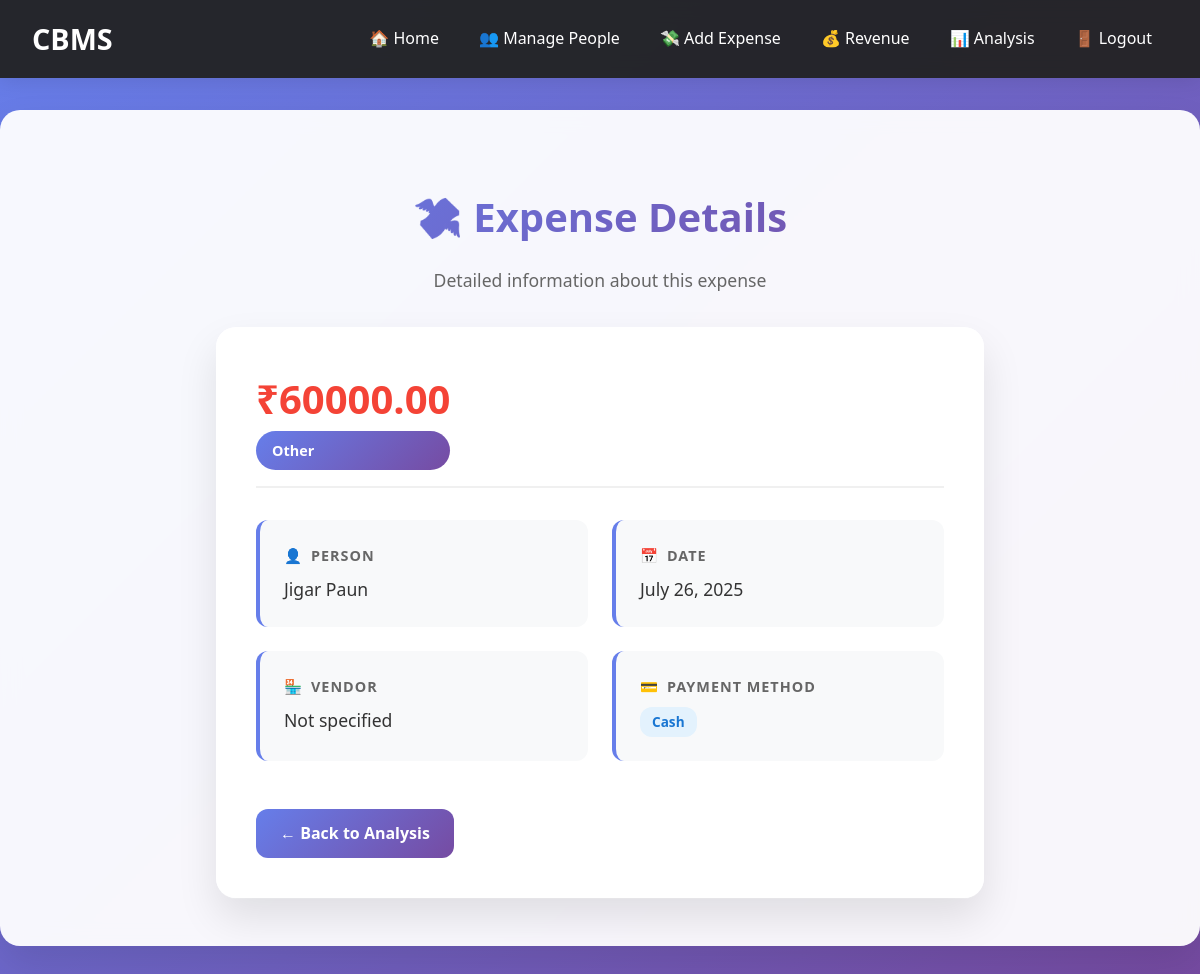
Screenshot of /expense/2/ (signed in) with the database file from the repository.
### budget/models.py (models this page shows)
class Expense(models.Model):
    CATEGORY_CHOICES = [
        ('marketing', 'Marketing'),
        ('salaries', 'Salaries'),
        ('utilities', 'Utilities'),
        ('rent', 'Rent'),
        ('equipment', 'Equipment'),
        ('travel', 'Travel'),
        ('food', 'Food & Entertainment'),
        ('other', 'Other'),
    ]
    PAYMENT_METHOD_CHOICES = [
        ('cash', 'Cash'),
        ('card', 'Credit/Debit Card'),
        ('bank_transfer', 'Bank Transfer'),
        ('check', 'Check'),
        ('digital_wallet', 'Digital Wallet'),
        ('other', 'Other'),
    ]
    user = models.ForeignKey(User, on_delete=models.CASCADE, related_name='expenses')
    person = models.ForeignKey(Person, on_delete=models.CASCADE, related_name='expenses')
    amount = models.DecimalField(max_digits=10, decimal_places=2)
    category = models.CharField(max_length=20, choices=CATEGORY_CHOICES, default='other')
    vendor = models.CharField(max_length=200, blank=True, null=True)
    payment_method = models.CharField(max_length=20, choices=PAYMENT_METHOD_CHOICES, default='cash')
    date = models.DateField()
    notes = models.TextField(blank=True, null=True)

class Person(models.Model):
    user = models.ForeignKey(User, on_delete=models.CASCADE, related_name='persons')
    name = models.CharField(max_length=100)
    email = models.EmailField()
    num = models.IntegerField(default=0)
    job_post = models.CharField(max_length=100, blank=True, null=True)
    class Meta:
        unique_together = ['user', 'email']  # Email should be unique per user

### budget/views.py (the view)
# urls.py: path('expense/<int:expense_id>/', v.expense_detail, name='expense_detail'),
@login_required(login_url='login')
def expense_detail(request, expense_id):
    expense = get_object_or_404(Expense, id=expense_id, user=request.user)
    return render(request, 'expense_detail.html', {'expense': expense})

### budget/templates/expense_detail.html (shortened to what this page needs)
{% extends "base.html" %}
{% load static %}
{% block content %}
<div class="detail-container">
    <div class="page-header">
        <h1 class="page-title">💸 Expense Details</h1>
        <p class="page-subtitle">Detailed information about this expense</p>
    </div>
    <div class="expense-card">
        <div class="expense-header">
            <div>
                <div class="expense-amount">₹{{ expense.amount|floatformat:2 }}</div>
                <div class="expense-category">{{ expense.get_category_display }}</div>
            </div>
        </div>
        <div class="detail-grid">
            <div class="detail-item">
                <div class="detail-label">
                    <span>👤</span>
                    Person
                </div>
                <div class="detail-value">{{ expense.person.name }}</div>
            </div>
            <div class="detail-item">
                <div class="detail-label">
                    <span>📅</span>
                    Date
                </div>
                <div class="detail-value">{{ expense.date|date:"F d, Y" }}</div>
            </div>
            <div class="detail-item">
                <div class="detail-label">
                    <span>🏪</span>
                    Vendor
                </div>
                <div class="detail-value">{{ expense.vendor|default:"Not specified" }}</div>
            </div>
            <div class="detail-item">
                <div class="detail-label">
                    <span>💳</span>
                    Payment Method
                </div>
                <div class="detail-value">
                    <span class="payment-method-badge">{{ expense.get_payment_method_display }}</span>
                </div>
            </div>
        </div>
        <a href="{% url 'account_analysis' %}" class="back-button">← Back to Analysis</a>
    </div>
</div>
{% endblock %}

### budget/templates/base.html (shortened to what this page needs)
<!DOCTYPE html>
<html lang="en">
<head>
</head>
<body>
    <nav class="navbar">
        <a class="navbar-brand" href="{% url 'root' %}">CBMS</a>
        <ul class="navbar-nav" id="navbarNav">
            {% if user.is_authenticated %}
                <li class="nav-item">
                    <a class="nav-link" href="{% url 'home' %}">🏠 Home</a>
                </li>
                <li class="nav-item">
                    <a class="nav-link" href="{% url 'add_people' %}">👥 Manage People</a>
                </li>
                <li class="nav-item">
                    <a class="nav-link" href="{% url 'add_expense' %}">💸 Add Expense</a>
                </li>
                <li class="nav-item">
                    <a class="nav-link" href="{% url 'add_income' %}">💰 Revenue</a>
                </li>
                <li class="nav-item">
                    <a class="nav-link" href="{% url 'account_analysis' %}">📊 Analysis</a>
                </li>
                <li class="nav-item">
                    <a class="nav-link" href="{% url 'logout' %}">🚪 Logout</a>
                </li>
            {% endif %}
        </ul>
    </nav>
    <div class="base-container">
        {% block content %}
        {% endblock %}
    </div>
</body>
</html>

### budget/templates/base.html (style rules this page uses)
* { box-sizing: border-box; }
body { margin: 0; font-family: 'Segoe UI', Tahoma, Geneva, Verdana, sans-serif; background: linear-gradient(135deg, #667eea 0%, #764ba2 100%); min-height: 100vh; line-height: 1.6; }
.navbar { background: rgba(34, 34, 34, 0.95); backdrop-filter: blur(10px); color: #fff; padding: 1rem 2rem; display: flex; align-items: center; justify-content: space-between; position: sticky; top: 0; z-index: 1000; box-shadow: 0 2px 20px rgba(0,0,0,0.1); }
.navbar-brand { color: #fff; text-decoration: none; font-weight: bold; font-size: 1.8rem; transition: color 0.3s ease; }
.navbar-nav { list-style: none; margin: 0; padding: 0; display: flex; align-items: center; gap: 0.5rem; }
.nav-item { margin: 0; }
.nav-link { color: #fff; text-decoration: none; padding: 0.75rem 1rem; border-radius: 8px; transition: all 0.3s ease; font-weight: 500; white-space: nowrap; }
.base-container { max-width: 1200px; margin: 2rem auto; background: rgba(255, 255, 255, 0.95); backdrop-filter: blur(10px); padding: 2rem; border-radius: 20px; box-shadow: 0 20px 40px rgba(0,0,0,0.1); min-height: calc(100vh - 200px); }

### budget/templates/expense_detail.html (style rules this page uses)
.detail-container { padding: 1rem; max-width: 800px; margin: 0 auto; }
.page-header { text-align: center; margin-bottom: 2rem; }
.page-title { font-size: 2.5rem; font-weight: 700; background: linear-gradient(135deg, #667eea 0%, #764ba2 100%); -webkit-background-clip: text; -webkit-text-fill-color: transparent; background-clip: text; margin-bottom: 0.5rem; }
.page-subtitle { color: #666; font-size: 1.1rem; }
.expense-card { background: rgba(255,255,255,0.95); backdrop-filter: blur(10px); border-radius: 20px; padding: 2.5rem; box-shadow: 0 20px 40px rgba(0,0,0,0.1); animation: fadeInUp 0.8s ease-out; }
.expense-header { display: flex; align-items: center; justify-content: space-between; margin-bottom: 2rem; padding-bottom: 1rem; border-bottom: 2px solid #f0f0f0; }
.expense-amount { font-size: 2.5rem; font-weight: 700; color: #f44336; }
.expense-category { background: linear-gradient(135deg, #667eea 0%, #764ba2 100%); color: white; padding: 0.5rem 1rem; border-radius: 20px; font-weight: 600; font-size: 0.9rem; }
.detail-grid { display: grid; grid-template-columns: repeat(auto-fit, minmax(250px, 1fr)); gap: 1.5rem; margin-bottom: 2rem; }
.detail-item { background: #f8f9fa; padding: 1.5rem; border-radius: 12px; border-left: 4px solid #667eea; }
.detail-label { font-weight: 600; color: #666; font-size: 0.9rem; text-transform: uppercase; letter-spacing: 1px; margin-bottom: 0.5rem; display: flex; align-items: center; gap: 0.5rem; }
.detail-value { font-size: 1.1rem; color: #333; font-weight: 500; }
.back-button { display: inline-block; padding: 0.75rem 1.5rem; background: linear-gradient(135deg, #667eea 0%, #764ba2 100%); color: white; text-decoration: none; border-radius: 12px; font-weight: 600; transition: all 0.3s ease; margin-top: 1rem; }
.payment-method-badge { display: inline-block; padding: 0.25rem 0.75rem; background: #e3f2fd; color: #1976d2; border-radius: 12px; font-size: 0.85rem; font-weight: 600; }

### rows the page displays
Expense: amount "60000.00", category "Other", person.name "Jigar Paun", date "July 26, 2025", vendor "Not specified", payment_method "Cash"
